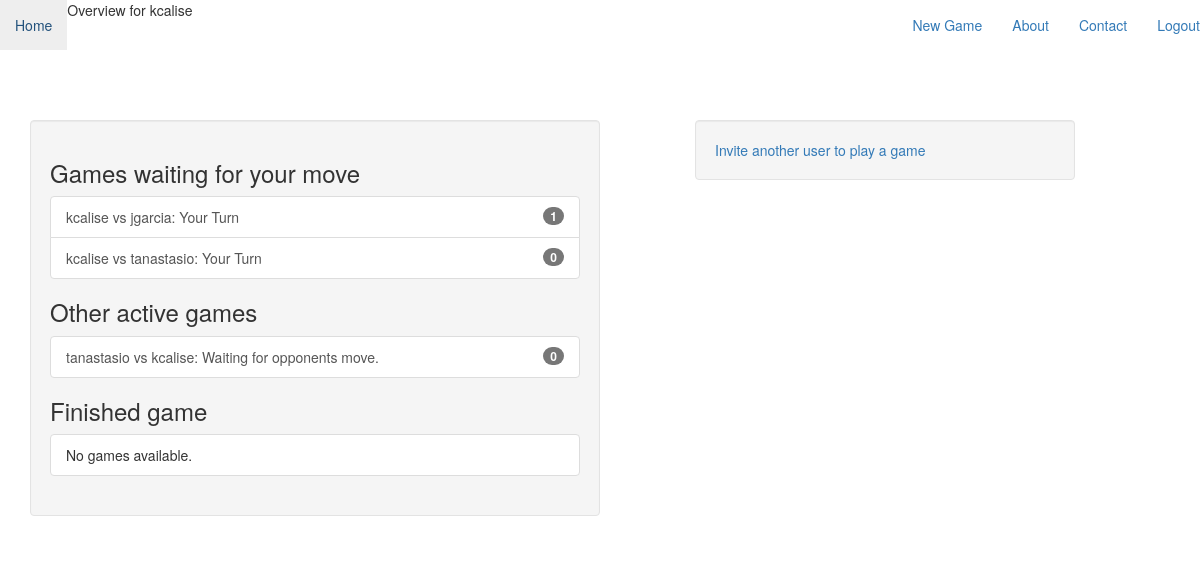
Page /users/home (signed in) on the committed database.
### tictactoe/models.py (models this page shows, shortened)
class Game(models.Model):
    first_player = models.ForeignKey(User, related_name='games_first_player')
    second_player = models.ForeignKey(User, related_name='games_second_player')
    next_to_move = models.ForeignKey(User, related_name='games_to_move')
    start_time = models.DateTimeField(auto_now_add=True)
    last_active = models.DateTimeField(auto_now_add=True)
    status = models.CharField(max_length=1, default='A',
                            choices=GAME_STATUS_CHOICES)
    objects = GamesManager()
    def __str__(self):
        return "{} vs {}".format(self.first_player, self.second_player)

### users/views.py (the view)
@login_required
def home(request):
    my_games = Game.objects.games_for_user(request.user)
    active_games = my_games.filter(status="A")
    finsihed_games = my_games.exclude(status="A")
    waiting_games = active_games.filter(next_to_move=request.user)
    other_games = active_games.exclude(next_to_move=request.user)
    invitations = request.user.invitations_received.all()
    context = {'other_games': other_games,
                'waiting_games': waiting_games,
                'finsihed_games': finsihed_games,
                'invitations': invitations}
    return render(request, "users/home.html", context)

### tictactoe/models.py (called while the page is built)
    def games_for_user(self, user):
        return super(GamesManager, self).get_queryset().filter(
            Q(first_player_id=user.id) | Q(second_player_id=user.id))

### users/templates/users/home.html (shortened to what this page needs)
{% extends "base.html" %}
{% block title %}
Overview for {{ user.username }}
{% endblock title %}
 {% block content %}
        <div class="well col-md-6">
            {% include "tictactoe/games_list_snippet.html" with header="Games waiting for your move" games_list=waiting_games %}
            {% include "tictactoe/games_list_snippet.html" with header="Other active games" games_list=other_games %}
            {% include "tictactoe/games_list_snippet.html" with header="Finished game" games_list=finished_games %}
        </div>
        <div class="well col-sm-4 col-sm-push-1">
            <a href="{% url 'tictactoe_invite' %}">Invite another user to play a game</a>
        </div>
{% endblock content %}

### tictactoe/templates/tictactoe/games_list_snippet.html
<h3 class="panel-header">{{ header }}</h3>
<div class="list-group">
    {% for game in games_list %}
        <a class="list-group-item" href="{% url 'tictactoe_game_detail' pk=game.id %}">
            {{ game }}:
            {% if game.status == "A" %}
                {% if game.next_to_move == user %}Your Turn{% else %}Waiting for opponents move.{% endif %}
            {% elif game.status == "D" %}
            Draw
            {% elif game.status == "F" and user == game.first_player %}
            You Won!
            {% elif game.status == "S" and user == game.second_player %}
            You Won!
            {% else %}
            You Lost!
            {% endif %}
            <span class="badge">{{ game.move_set.count }}</span></a>
    {% empty %}
        <span class="list-group-item">No games available.</span>
    {% endfor %}
</div>

### rows in the picture
Game: first_player+second_player "kcalise vs jgarcia", status "Your Turn", move_set.count "1"
Game: first_player+second_player "kcalise vs tanastasio", status "Your Turn", move_set.count "0"
Game: first_player+second_player "tanastasio vs kcalise", status "Waiting for opponents move.", move_set.count "0"

### other values in the picture
{{ user.username }} "kcalise"
{{ header }} "Games waiting for your move Other active games Finished game"
